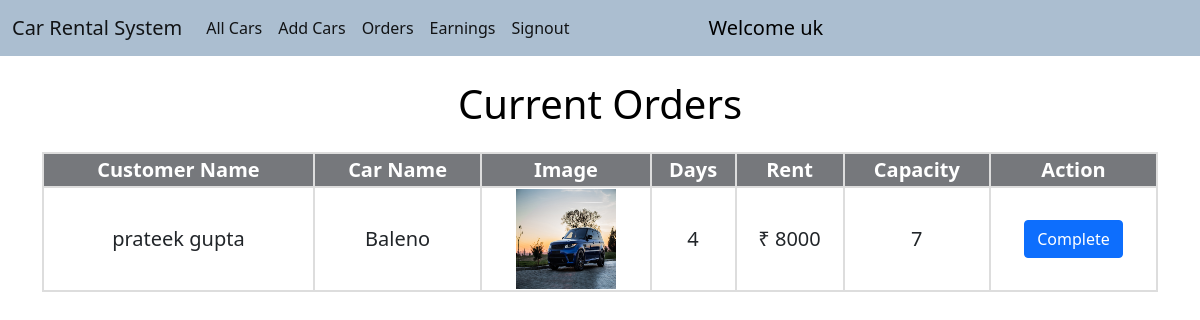
/all_orders/ (signed in), run on an earlier commit of the app's database.
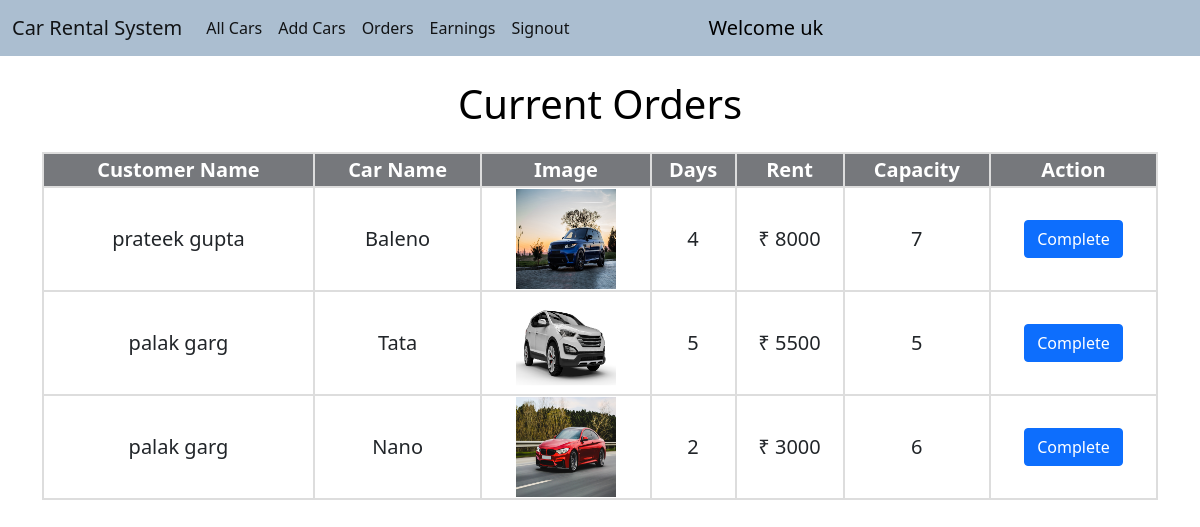
And on a later commit of the database.
### home/models.py (models this page shows, shortened)
class Order(models.Model):
    user = models.ForeignKey(User, on_delete=models.CASCADE)
    car_dealer = models.ForeignKey(CarDealer, on_delete=models.CASCADE)
    car = models.ForeignKey(Car, on_delete=models.CASCADE)
    rent = models.CharField(max_length=10)
    days = models.CharField(max_length=3)
    is_complete = models.BooleanField(default=False)

class Car(models.Model):
    name = models.CharField(max_length=50)
    image = models.ImageField(upload_to="")
    car_dealer = models.ForeignKey(CarDealer, on_delete=models.PROTECT)
    capacity = models.CharField(max_length=2)
    location = models.ForeignKey(Location, on_delete=models.SET_NULL, null=True)
    is_available = models.BooleanField(default=True)
    rent = models.CharField(max_length=10, blank=True)

### home/views.py (the view)
# urls.py: path("all_orders/", views.all_orders, name="all_orders"),
def all_orders(request):
    username = request.user
    user = User.objects.get(username = username)
    car_dealer = CarDealer.objects.get(car_dealer=user)
    orders = Order.objects.filter(car_dealer=car_dealer)
    all_orders = []
    for order in orders:
        if order.is_complete == False:
            all_orders.append(order)
    return render(request, "all_orders.html", {'all_orders':all_orders})

### home/templates/all_orders.html (shortened to what this page needs)
{% extends 'car_dealer_navbar.html' %}
{% block body %}
<div class="container">
    {% if all_orders %}
        <h1 class="mt-4">Current Orders</h1>
        <div class="users-table mt-4">
            <table>
                <tbody>
                    <tr>
                        <th>Customer Name</th>
                        <th>Car Name</th>
                        <th>Image</th>
                        <th>Days</th>
                        <th>Rent</th>
                        <th>Capacity</th>
                        <th>Action</th>
                    </tr>
                    {% for order in all_orders %}
                    <tr>
                        <td>{{order.user.get_full_name}}</td>
                        <td>{{order.car.name}}</td>
                        <td><img src="{{order.car.image.url}}" alt="" width="100px" height="100px"></td>
                        <td>{{order.days}}</td>
                        <td>₹ {{order.rent}}</td>
                        <td>{{order.car.capacity}}</td>
                        <td>
                            <form action="/complete_order/" method="post">
                                <button type="submit" class="btn btn-primary">Complete</button>
                            </form>
                        </td>
                    </tr>
                    {% endfor %}
                </tbody>
            </table>
            {% else %}
            <br>
            <h2>No orders right now</h2>
        </div>
        {% endif %}
    </div>
{% endblock body %}

### home/templates/car_dealer_navbar.html (shortened to what this page needs)
<!doctype html>
<html lang="en">
<head>
  <link href="https://cdn.jsdelivr.net/npm/bootstrap@5.1.0/dist/css/bootstrap.min.css" rel="stylesheet"
>
</head>
<body>
  <nav class="navbar navbar-expand-lg navbar-light sticky-top">
    <div class="container-fluid">
      <a class="navbar-brand" href="/home2/">Car Rental System</a>
      <div class="collapse navbar-collapse" id="navbarSupportedContent">
        <ul class="navbar-nav me-5">
          <li class="nav-item">
            <a class="nav-link active" aria-current="page" href="/all_cars/">All Cars</a>
          </li>
          <li class="nav-item">
            <a class="nav-link active" aria-current="page" href="/add_car/">Add Cars</a>
          </li>
          <li class="nav-item">
            <a class="nav-link active" aria-current="page" href="/all_orders/">Orders</a>
          </li>
          <li class="nav-item">
            <a class="nav-link active" aria-current="page" href="/earnings/">Earnings</a>
          </li>
          <li class="nav-item">
            <a class="nav-link active" aria-current="page" href="/signout/">Signout</a>
          </li>
        </ul>
        <a href="#" style="text-decoration: none; color: black; font-size: 20px;">&nbsp;&nbsp;&nbsp;&nbsp;&nbsp;&nbsp;&nbsp;&nbsp;&nbsp;&nbsp;&nbsp;&nbsp;&nbsp;&nbsp;&nbsp;
          Welcome {{request.user}}</a>
      </div>
    </div>
  </nav>
  {% block body %}
  {% endblock %}
</body>
</html>

### home/templates/car_dealer_navbar.html (style rules this page uses)
.navbar { background-color: rgb(171, 190, 208); }

### home/templates/all_orders.html (style rules this page uses)
h1 { text-align: center; color: black; }
table { border-collapse: collapse; width: 100%; text-align: center; font-size: 20px; }
th { background-color: #76787c; color: white; }
th, td { border: 2px solid #ddd; }

What changed in the data, as far as the page shows it:
added Order: user.get_full_name "palak garg", car.name "Tata", car.image (picture), days "5", rent "5500", car.capacity "5"
added Order: user.get_full_name "palak garg", car.name "Nano", car.image (picture), days "2", rent "3000", car.capacity "6"
